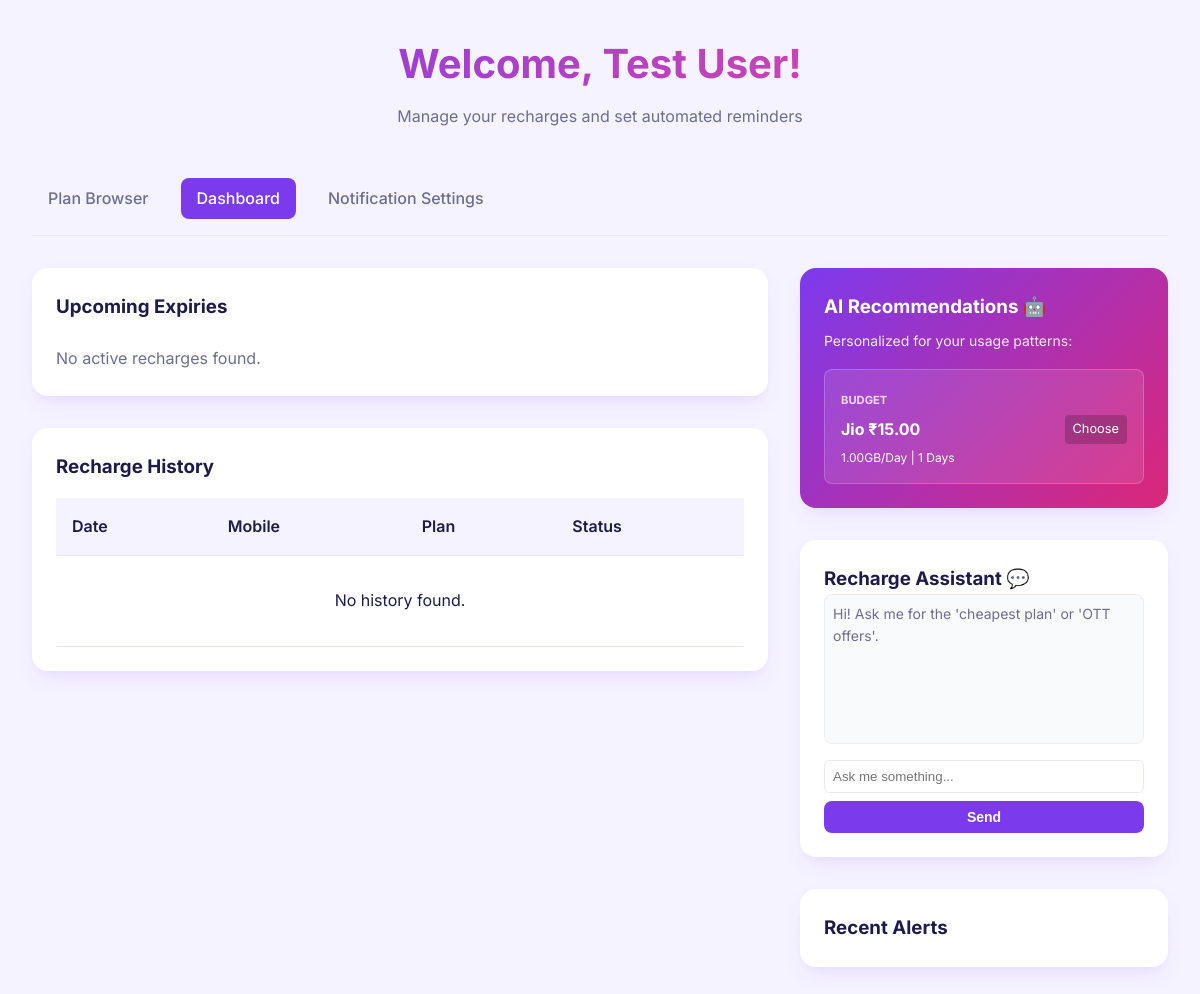
Page /dashboard.php on the committed database.
### tables this page shows
CREATE TABLE IF NOT EXISTS plans (
    id INT AUTO_INCREMENT PRIMARY KEY,
    operator ENUM('Jio', 'Airtel', 'VI') NOT NULL,
    price DECIMAL(10, 2) NOT NULL,
    validity INT NOT NULL,  
    data_per_day DECIMAL(5, 2) NOT NULL,  
    is_best_plan BOOLEAN DEFAULT FALSE,
    category ENUM('Budget', 'Unlimited', 'Long Validity', 'OTT Bundled') DEFAULT 'Unlimited',
    ott_subscription VARCHAR(100) DEFAULT NULL,
    cost_per_day DECIMAL(10, 2) GENERATED ALWAYS AS (price / validity) STORED,
    created_at TIMESTAMP DEFAULT CURRENT_TIMESTAMP
);

### recommendation_helper.php (called while the page is built, shortened)
<?php
function getAIRecommendations($pdo, $user_id) {
    $stmt = $pdo->prepare("
        SELECT
            AVG(amount) as avg_spend,
            AVG(validity) as avg_validity,
            MAX(rh.operator) as preferred_operator,
            COUNT(*) as recharge_count
        FROM recharge_history rh
        JOIN plans p ON rh.plan_id = p.id
        WHERE rh.user_id = ?
    ");
    $stmt->execute([$user_id]);
    $history = $stmt->fetch();
    $avg_spend = $history['avg_spend'] ?: 300;
    $preferred_op = $history['preferred_operator'] ?: 'Jio';
    $recommendations = [];
    $stmt = $pdo->prepare("SELECT * FROM plans WHERE operator = ? AND category = 'Budget' ORDER BY price ASC LIMIT 1");
    $stmt->execute([$preferred_op]);
    $recommendations['budget'] = $stmt->fetch();
    $stmt = $pdo->prepare("SELECT * FROM plans WHERE operator = ? AND category = 'Unlimited' AND price BETWEEN ? AND ? ORDER BY data_per_day DESC LIMIT 1");
    $stmt->execute([$preferred_op, $avg_spend * 0.8, $avg_spend * 1.5]);
    $recommendations['unlimited'] = $stmt->fetch();
    $stmt = $pdo->prepare("SELECT * FROM plans WHERE operator = ? AND validity >= 84 ORDER BY cost_per_day ASC LIMIT 1");
    $stmt->execute([$preferred_op]);
    $recommendations['long_validity'] = $stmt->fetch();
    $stmt = $pdo->prepare("SELECT * FROM plans WHERE ott_subscription IS NOT NULL AND operator = ? ORDER BY price ASC LIMIT 1");
    $stmt->execute([$preferred_op]);
    $recommendations['ott'] = $stmt->fetch();
    return $recommendations;
}
?>

### dashboard.php (the view, shortened to what this page needs)
<?php
require_once 'db.php';
$user_id = $_SESSION['user_id'];
$stmt = $pdo->prepare("
    SELECT rh.*, DATEDIFF(rh.expiry_date, CURDATE()) as days_left
    FROM recharge_history rh
    WHERE rh.user_id = ? AND rh.expiry_date >= CURDATE()
    ORDER BY rh.expiry_date ASC
");
$stmt->execute([$user_id]);
$upcoming = $stmt->fetchAll();
require_once 'recommendation_helper.php';
$ai_recs = getAIRecommendations($pdo, $user_id);
$bot_response = '';
?>
<!DOCTYPE html>
<html lang="en">
<head>
    <link rel="stylesheet" href="style.css">
</head>
<body>
<div class="container">
    <header>
        <h1>Welcome, <?php echo htmlspecialchars($_SESSION['user_name']); ?>!</h1>
        <p>Manage your recharges and set automated reminders</p>
    </header>
    <div class="nav-tabs">
        <a href="index.php">Plan Browser</a>
        <a onclick="showTab('dashboard')" id="tab-btn-dashboard" class="active">Dashboard</a>
        <a onclick="showTab('settings')" id="tab-btn-settings">Notification Settings</a>
    </div>
    <div id="dashboard-tab" class="tab-content active">
        <div class="dashboard-grid">
            <div class="main-content">
                <div class="stat-card">
                    <h3>Upcoming Expiries</h3>
                    <div style="margin-top: 1.5rem;">
                        <?php if (empty($upcoming)): ?>
                            <p style="color: var(--text-muted);">No active recharges found.</p>
                        <?php endif; ?>
                    </div>
                </div>
                <div class="stat-card">
                    <h3>Recharge History</h3>
                    <table class="comparison-table" style="margin-top: 1rem;">
                        <thead>
                            <tr>
                                <th>Date</th>
                                <th>Mobile</th>
                                <th>Plan</th>
                                <th>Status</th>
                            </tr>
                        </thead>
                        <tbody>
                            <?php if (empty($history)): ?>
                                <tr><td colspan="4" style="text-align: center; padding: 2rem;">No history found.</td></tr>
                            <?php endif; ?>
                        </tbody>
                    </table>
                </div>
            </div>
            <aside>
                <div class="stat-card" style="background: linear-gradient(135deg, #7c3aed, #db2777); color: white;">
                    <h3 style="color: white;">AI Recommendations 🤖</h3>
                    <p style="font-size: 0.875rem; margin-top: 0.5rem; opacity: 0.9;">Personalized for your usage patterns:</p>
                    <?php foreach ($ai_recs as $type => $plan): ?>
                        <?php if ($plan): ?>
                            <div style="background: rgba(255,255,255,0.1); padding: 1rem; border-radius: 8px; margin-top: 1rem; border: 1px solid rgba(255,255,255,0.2);">
                                <span style="font-size: 0.7rem; text-transform: uppercase; font-weight: bold; opacity: 0.8;"><?php echo str_replace('_', ' ', $type); ?></span>
                                <div style="display: flex; justify-content: space-between; align-items: center; margin-top: 0.25rem;">
                                    <strong><?php echo $plan['operator']; ?> ₹<?php echo $plan['price']; ?></strong>
                                    <a href="recharge.php?id=<?php echo $plan['id']; ?>" style="color: white; font-size: 0.8rem; background: rgba(0,0,0,0.2); padding: 0.25rem 0.5rem; border-radius: 4px; text-decoration: none;">Choose</a>
                                </div>
                                <p style="font-size: 0.75rem; margin-top: 0.25rem;">
                                    <?php echo $plan['data_per_day']; ?>GB/Day | <?php echo $plan['validity']; ?> Days
                                </p>
                            </div>
                        <?php endif; ?>
                    <?php endforeach; ?>
                </div>
                <div class="stat-card">
                    <h3>Recharge Assistant 💬</h3>
                    <div id="chat-history" style="height: 150px; overflow-y: auto; font-size: 0.875rem; margin-bottom: 1rem; padding: 0.5rem; background: #f9fafb; border-radius: 8px; border: 1px solid #eee;">
                        <?php if ($bot_response): ?>
                            <div style="margin-bottom: 0.5rem; color: var(--primary);"><strong>You:</strong> <?php echo htmlspecialchars($_POST['chat_query']); ?></div>
                            <div style="color: var(--text-main);"><strong>Bot:</strong> <?php echo $bot_response; ?></div>
                        <?php else: ?>
                            <div style="color: var(--text-muted);">Hi! Ask me for the 'cheapest plan' or 'OTT offers'.</div>
                        <?php endif; ?>
                    </div>
                    <form method="POST" action="dashboard.php#chat-history">
                        <input type="text" name="chat_query" placeholder="Ask me something..." style="width: 100%; padding: 0.5rem; border: 1px solid var(--border-color); border-radius: 6px; outline: none;">
                        <button type="submit" class="btn-apply" style="margin-top: 0.5rem; font-size: 0.875rem; padding: 0.5rem;">Send</button>
                    </form>
                </div>
                <div class="stat-card">
                    <h3>Recent Alerts</h3>
        </div>
    </div>
</div>
</body>
</html>

### style.css (style rules this page uses)
:root { --primary: #7c3aed; --primary-hover: #6d28d9; --bg-color: #f5f3ff; --card-bg: #ffffff; --text-main: #1e1b4b; --text-muted: #6d6d91; --border-color: #e9e7ff; --accent-jio: #005eb8; --accent-airtel: #e30613; --accent-vi: #ffb400; --shadow: 0 10px 25px -5px rgba(124, 58, 237, 0.1), 0 8px 10px -6px rgba(124, 58, 237, 0.05); --radius: 16px; }
* { margin: 0; padding: 0; box-sizing: border-box; }
body { font-family: 'Inter', sans-serif; background-color: var(--bg-color); color: var(--text-main); line-height: 1.6; }
.container { max-width: 1200px; margin: 0 auto; padding: 2rem; }
header { margin-bottom: 3rem; text-align: center; }
header h1 { font-size: 2.5rem; font-weight: 700; background: linear-gradient(to right, var(--primary), #ec4899); -webkit-background-clip: text; -webkit-text-fill-color: transparent; margin-bottom: 0.5rem; }
header p { color: var(--text-muted); }
.btn-apply { width: 100%; padding: 0.75rem; background: var(--primary); color: white; border: none; border-radius: 8px; font-weight: 600; cursor: pointer; transition: background 0.2s; }
.comparison-table { width: 100%; border-collapse: collapse; margin-top: 1.5rem; }
.comparison-table th, .comparison-table td { padding: 1rem; text-align: left; border-bottom: 1px solid var(--border-color); }
.comparison-table th { background: var(--bg-color); font-weight: 600; }

### dashboard.php (style rules this page uses)
.dashboard-grid { display: grid; grid-template-columns: 2fr 1fr; gap: 2rem; }
.stat-card { background: white; padding: 1.5rem; border-radius: var(--radius); box-shadow: var(--shadow); margin-bottom: 2rem; }
.nav-tabs { display: flex; gap: 1rem; margin-bottom: 2rem; border-bottom: 1px solid var(--border-color); padding-bottom: 1rem; }
.nav-tabs a { text-decoration: none; color: var(--text-muted); font-weight: 500; padding: 0.5rem 1rem; border-radius: 8px; cursor: pointer; }
.nav-tabs a.active { background: var(--primary); color: white; }
.tab-content { display: none; }
.tab-content.active { display: block; }

### rows in the picture
plans: type "BUDGET", operator "Jio", price "15.00", data_per_day "1.00", validity "1"

### other values in the picture
$_SESSION['user_name'] "Test User"
